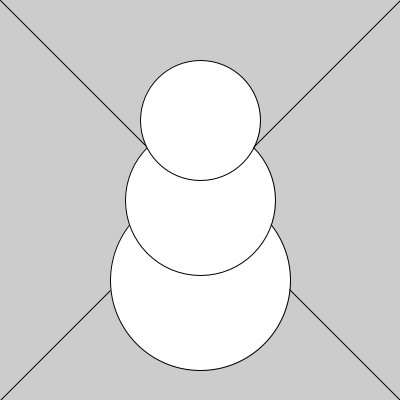
Frame 1 (no input)
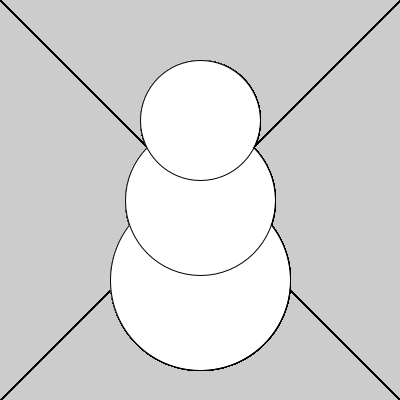
Frame 60 (the mouse pressed at the canvas centre just before this capture)
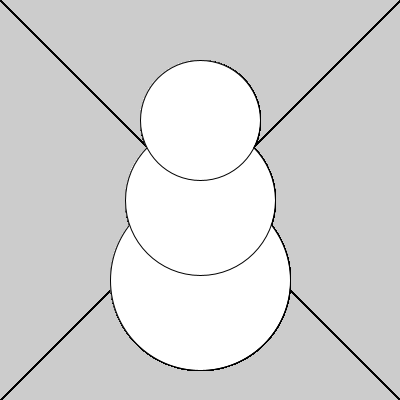
Frame 120 (the mouse held since frame 60 and released just before this capture)

The Processing sketch that drew these frames (run headless with seeded random() and noise(); from frame 60 on, the mouse is pressed at the canvas centre):

// Processing sketch: ej01b_muneco_de_nieve
// ── ej01b_muneco_de_nieve.pde
// Hola Tecnología multimedia 1 !

// Introducción al DIBUJO CON PROCESSING

void setup() {  //configurar

  //FUNCION QUE PERMITE ESTABLECER EL TAMANIO DE VENTANA
  //size( anchoVentana, altoVentana );  //--> píxeles, resolución  
  size( 400, 400 );  //unidades en píxeles

  //SINTAXIS DE LAS FUNCIONES:
  //nombreFuncion( parametro1, parametro2, parametro3 );  --> estructura de toda funcion de processing
}

void draw() {  //dibujar

  //CONCLUSIÓN 1: el eje de coordenadas (0,0) de loe ejes cartesianos es en la esquina superior izquierda

  //DIAGONAL DESENDENTE
  //line(x1, y1, x2, y2)
  line(0, 0, 400, 400 );

  //DIAGONAL ASCENDENTE -> no importa cual es el primer y segundo punto!
  //line(400, 0, 0, 400 );  //karina
  line(0, 400, 400, 0 );    //uriel

  //CONCLUSION 2: no hay una sola manera de resolver el mismo problema en programación

  //TRES CIRCULOS
  
  //1 grande / abajo
  //circle( x, y, diam );
  circle( 200, 280, 180 );

  //2 mediana / medio
  circle( 200, 200, 150 );

  //3 chica / arriba
  circle( 200, 120, 120 );

  //CONCLUSION 3: las figuras se dibujan en orden secuencial
}
